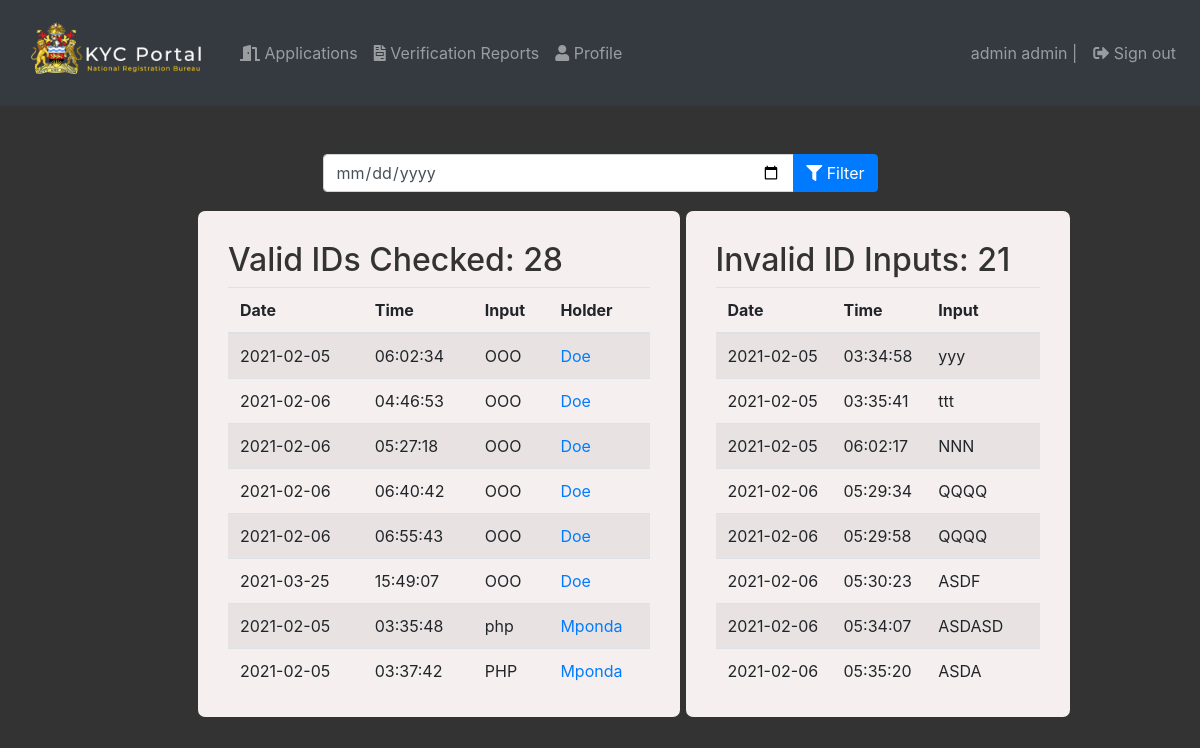
The page /nrb_admin/reports.php (signed in) on the database its author committed.
### tables this page shows
CREATE TABLE `users` (
  `id` varchar(16) NOT NULL,
  `type` int(11) DEFAULT NULL,
  `institution` int(11) NOT NULL,
  `NID_number` varchar(16) DEFAULT NULL,
  `first_name` varchar(32) DEFAULT NULL,
  `surname` varchar(32) DEFAULT NULL,
  `email` varchar(32) DEFAULT NULL,
  `phone` varchar(16) DEFAULT NULL,
  `password` varchar(256) DEFAULT NULL
);

CREATE TABLE `verification_log` (
  `log_code` varchar(16) NOT NULL,
  `date` date DEFAULT NULL,
  `time` time DEFAULT NULL,
  `user` varchar(16) DEFAULT NULL,
  `holder` varchar(16) DEFAULT NULL,
  `input` varchar(16) DEFAULT NULL
);

CREATE TABLE `holders` (
  `id` varchar(16) NOT NULL,
  `surname` varchar(32) DEFAULT NULL,
  `other_name` varchar(32) NOT NULL,
  `first_name` varchar(32) DEFAULT NULL,
  `sex` char(1) DEFAULT NULL,
  `dob` date DEFAULT NULL,
  `issue_date` date DEFAULT NULL,
  `expiry_date` date DEFAULT NULL,
  `nationality` varchar(8) DEFAULT NULL,
  `phone` varchar(16) NOT NULL
);

### includes/user.php (called while the page is built, shortened)
<?php
class User{
    private $id, $type, $institutionID, $nid_number, $first_name, $surname, $email, $phone;
    public function load($id){
        $sql = "select * from users where id = '$id'";
        $rs = query($sql);
        if ($rs->num_rows == 1){
            $row = $rs->fetch_array();
            $this->first_name = $row[4];
            $this->surname = $row[5];
            return true;
        }else return false;
    }
    public function getFullName(){
        return $this->first_name . " " .$this->surname;
    }
}

### includes/data.php (called while the page is built, shortened)
<?php
function getConnection() : mysqli{
    return new mysqli("localhost", "dev", "", "kyc_portal_db");
}
function query($sql){
    return getConnection()->query($sql);
}
function queryArray($sql){
    $result_set = getConnection()->query($sql);
    if($result_set->num_rows > 0){
        $list = array();
        for ($i = 0; $i < $result_set->num_rows; $i++){
            $values = $result_set->fetch_array(MYSQLI_NUM);
            $list[$i] = $values;
        }
        return $list;
    }else return null;
}

### includes/log.php (called while the page is built, shortened)
<?php
class Log{
    public function load_valid($code){
        $sql = "select * from verification_log where log_code = '$code'";
        $rs = query($sql);
        if($rs->num_rows == 1){
            $row = $rs->fetch_array();
            $this->date = $row[1];
            $this->time = $row[2];
            $this->input = $row[4];
            return true;
        }else return false;
    }
    public function load_invalid($code){
        $sql = "select * from verification_log where log_code = '$code'";
        $rs = query($sql);
        if($rs->num_rows == 1){
            $row = $rs->fetch_array();
            $this->date = $row[1];
            $this->time = $row[2];
            $this->input = $row[5];
            return true;
        }else return false;
    }
    public static function allValidLogs(){
        $logs = array();
        $sql = "select log_code from verification_log where holder is not null";
        $rows = queryArray($sql);
        $i = 0;
        foreach ($rows as $row){
            $log = new Log();
            if($log->load_valid($row[0])){
                $logs[$i] = $log;
                $i++;
            }
        }
        return $logs;
    }
    public static function allInvalidLogs(){
        $logs = array();
        $sql = "select log_code from verification_log where input is not null";
        $rows = queryArray($sql);
        $i = 0;
        foreach ($rows as $row){
            $log = new Log();
            if($log->load_invalid($row[0])){
                $logs[$i] = $log;
                $i++;
            }
        }
        return $logs;
    }
}

### includes/holder.php (called while the page is built, shortened)
<?php
class Holder{
    public function load($id){
        $sql = "select * from holders where id = '$id'";
        $rs = query($sql);
        if ($rs->num_rows == 1){
            $row = $rs->fetch_array();
            $this->surname = $row[1];
            return true;
        }else return false;
    }
}

### nrb_admin/reports.php (the view, shortened to what this page needs)
<?php
include_once 'log_check.php';
$range = "";
$validLogs = Log::allValidLogs();
$invalidLogs = Log::allInvalidLogs();
?>
<div class="container col-md-12">
	<div class="col-md-6 offset-md-3 mt-5">
		<form>
			<div class="input-group mb-3">
				<input type="date" class="form-control" name="range" required aria-label="Filter Date" aria-describedby="basic-addon2" <?php echo "value='$range'" ?>>
				<div class="input-group-append">
					<button class="btn btn-primary" type="submit"><i class="fa fa-filter" aria-hidden="true"></i> Filter</button>
				</div>
			</div>
		</form>
	</div>
</div>
<div class="container col-md-12 row">
	<div class="display col-md-5 offset-md-2">
		<h2>Valid IDs Checked: <?php echo sizeof($validLogs) ?></h2>
		<div style="overflow: scroll; height:400px">
			<table class="table table-striped">
				<thead>
					<tr>
						<th>Date</th>
						<th>Time</th>
						<th>Input</th>
						<th>Holder</th>
					</tr>
				</thead>
				<tbody>
					<?php
					if ($validLogs != null) {
						foreach ($validLogs as $log) {
							$holder = new Holder();
							$holder->load($log->input);
							echo "<tr><td>" . $log->date . "</td> <td>" . $log->time . "</td> <td>" . $log->input . "</td> <td><a href='view_holder.php?id=" . $log->input . "'>" . $holder->first_name . " " . $holder->surname . "</a> </td> </tr>";
						}
					}
					?>
				</tbody>
			</table>
		</div>
	</div>
	<div class="display col-md-4">
		<h2>Invalid ID Inputs: <?php echo sizeof($invalidLogs) ?></h2>
		<div style="overflow: scroll; height:400px">
			<table class="table table-striped">
				<thead>
					<tr>
						<th>Date</th>
						<th>Time</th>
						<th>Input</th>
					</tr>
				</thead>
				<tbody>
					<?php
					if ($invalidLogs != null) {
						foreach ($invalidLogs as $log) {
							echo "<tr><td>" . $log->date . "</td> <td>" . $log->time . "</td> <td>" . $log->input . "</td></tr>";
						}
					}
					?>
				</tbody>
			</table>
		</div>
	</div>
</div>
</body>
</html>

### nrb_admin/log_check.php (shortened to what this page needs)
<?php
$userID = $_SESSION['userID'];
$user = new User();
$user->load($userID);
?>
<html>
<head>
    <link rel="stylesheet" href="../assets/css/bootstrap.min.css">
    <link rel="stylesheet" href="../assets/css/font-awesome.css">
    <link rel="stylesheet" href="../assets/css/styles.css">
    <link rel="stylesheet" href="../assets/css/applications.css">
</head>
<body>
    <nav class="navbar navbar-expand-sm navbar-dark bg-dark">
        <a class="navbar-brand" href="#"><img src="../assets/img/logo-light.png" alt="logo" width="200"></a>
        <div class="collapse navbar-collapse" id="collapsibleNavId">
            <ul class="navbar-nav mr-auto mt-2 mt-lg-0">
                <li class="nav-item">
                    <a class="nav-link" href="index.php"><i class="fas fa-door-open"></i> Applications</a>
                </li>
                <li class="nav-item">
                    <a class="nav-link" href="reports.php"> <i class="fas fa-file-invoice    "></i> Verification
                        Reports</a>
                </li>
                <li class="nav-item">
                    <a class="nav-link" href="profile.php"><i class="fa fa-user" aria-hidden="true"></i> Profile</a>
                </li>
            </ul>
            <div class="my-2 my-lg-0 nav-item">
                <ul class="navbar-nav mr-auto mt-2 mt-lg-0">
					<li class="nav-item">
						<span class="nav-link"><?php echo $user->getFullName()?> | </span>
					</li>
                    <li class="nav-item">
                        <a class="nav-link" href="../?logout"> <i class="fas fa-sign-out-alt    "></i> Sign out </a>
                    </li>
                </ul>
            </div>
        </div>
    </nav>

### assets/css/styles.css (style rules this page uses)
body { background: #333333; color: antiquewhite; }
.display { background: rgb(245, 239, 239); color: #333333; padding: 30px; border-radius: 10px; border: #333333 solid; }

### assets/css/applications.css (style rules this page uses)
.nav-link { color: #faebd7; }

### rows shown on the page
users: $user->getFullName() "admin admin"
verification_log: date "2021-02-05", time "06:02:34", holder "OOO", holder.surname "Doe"
verification_log: date "2021-02-06", time "04:46:53", holder "OOO", holder.surname "Doe"
verification_log: date "2021-02-06", time "05:27:18", holder "OOO", holder.surname "Doe"
verification_log: date "2021-02-06", time "06:40:42", holder "OOO", holder.surname "Doe"
verification_log: date "2021-02-06", time "06:55:43", holder "OOO", holder.surname "Doe"
verification_log: date "2021-03-25", time "15:49:07", holder "OOO", holder.surname "Doe"
verification_log: date "2021-02-05", time "03:35:48", holder "php", holders.surname "Mponda"
verification_log: date "2021-02-05", time "03:37:42", holder "PHP", holder.surname "Mponda"
verification_log: date "2021-02-05", time "03:34:58", input "yyy"
verification_log: date "2021-02-05", time "03:35:41", input "ttt"
verification_log: date "2021-02-05", time "06:02:17", input "NNN"
verification_log: date "2021-02-06", time "05:29:34", input "QQQQ"
verification_log: date "2021-02-06", time "05:29:58", input "QQQQ"
verification_log: date "2021-02-06", time "05:30:23", input "ASDF"
verification_log: date "2021-02-06", time "05:34:07", input "ASDASD"
verification_log: date "2021-02-06", time "05:35:20", input "ASDA"

### other values the page prints
sizeof($validLogs) "28"
sizeof($invalidLogs) "21"
